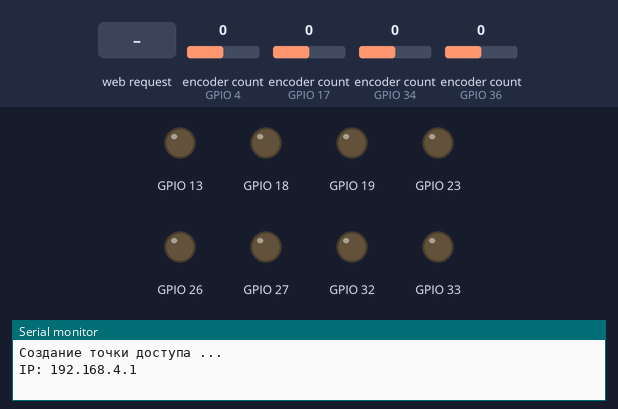
Simulated run of this sketch. Board: ESP32. Shown: output pins drawn as LEDs (lit = HIGH), the last lines printed to the serial monitor. Inputs (shaded band) come from the test bench; at power-on: encoder count (sensors on GPIO 4, GPIO 17, GPIO 34, GPIO 36) 0.

Above: at 1.2 s.
1.3 s: HTTP request GET /W received
At 2.5 s:
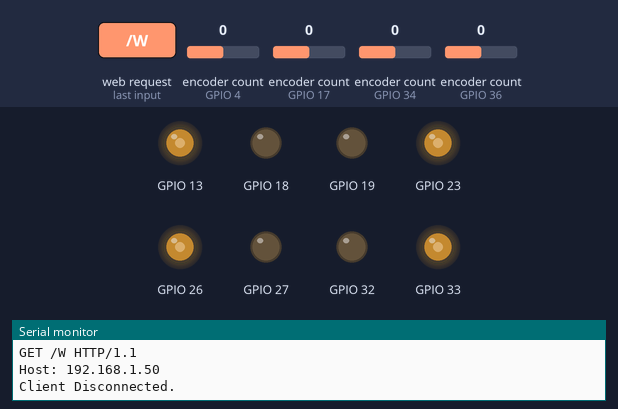
2.8 s: HTTP request GET /S received
At 3.7 s:
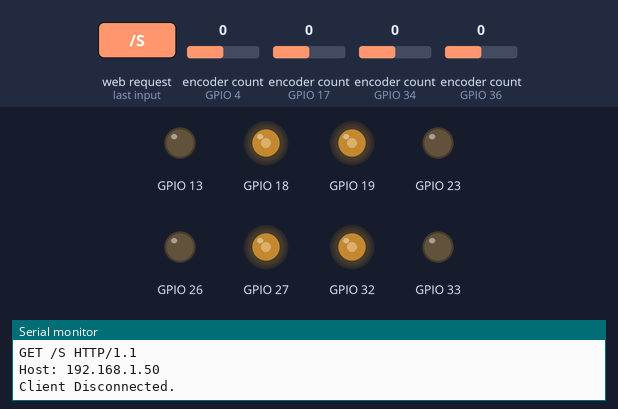
4.3 s: HTTP request GET /A received
At 4.9 s:
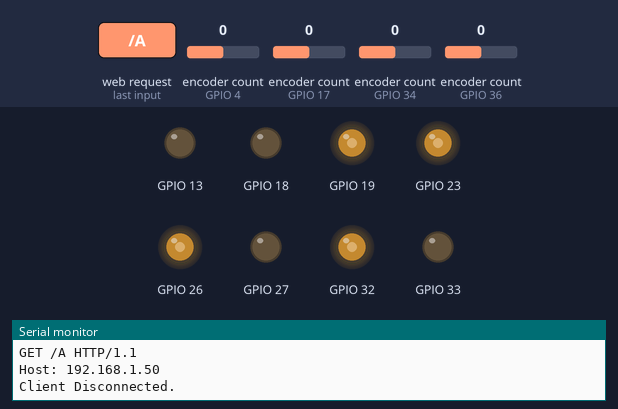
5.8 s: HTTP request GET /D received
At 7.2 s:
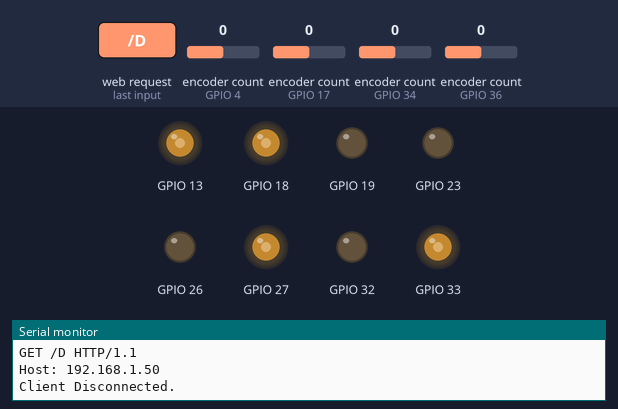
Timing chart, 0 to 8.3 s (numbered marks = the images above; inputs shaded):
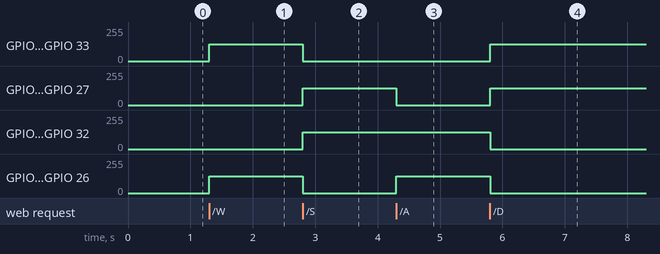

Measured:
- after the input at 1.3 s, GPIO 13, GPIO 23, GPIO 26, GPIO 33: 0/255 → 125/255 at once
- after the input at 2.8 s, GPIO 13, GPIO 23, GPIO 26, GPIO 33: 125/255 → 0/255 at once; GPIO 18, GPIO 19, GPIO 27, GPIO 32: 0/255 → 125/255 at once
- after the input at 4.3 s, GPIO 18, GPIO 27: 125/255 → 0/255 at once; GPIO 23, GPIO 26: 0/255 → 125/255 at once
- after the input at 5.8 s, GPIO 13, GPIO 18, GPIO 27, GPIO 33: 0/255 → 125/255 at once; GPIO 19, GPIO 23, GPIO 26, GPIO 32: 125/255 → 0/255 at once

The sketch:

WiFi.ino
```cpp
#include <WiFi.h>
#include <NetworkClient.h>
#include <WiFiAP.h>
#include <ESP32Encoder.h>
#include <SensorDevs.h>
#include <MotorDevs.h>

/* Моторы */
const int ENC_NUM = 4;

ESP32Encoder wheelEncoders[ENC_NUM];
const int PWM_FREQ       = 40000;
const int PWM_RESOLUTION = 8;

/* Пины A и B для энкодеров */
byte enc_A_pins[ENC_NUM] = {ENC1_A, ENC2_A, ENC3_A, ENC4_A};
byte enc_B_pins[ENC_NUM] = {ENC1_B, ENC2_B, ENC3_B, ENC4_B};

/* Пины + и - для моторов */
byte motor_P_pins[ENC_NUM] = {M1P, M2P, M3P, M4P};
byte motor_N_pins[ENC_NUM] = {M1N, M2N, M3N, M4N};

long long int encoderData = 0;

int speed = 125;

/*
 * Параметры точки доступа WiFi.
 * Пароль должен содержать как минимум 7 символов.
 */
const char *ssid = "RobotAP";
const char *password = "12345678";

NetworkServer server(80);

void setup() {
  /* Инициализируем все моторы и энкодеры */
  for (int i = 0; i < ENC_NUM; i++) {
    /* Подключим энкодеры */
    wheelEncoders[i].attachFullQuad(enc_A_pins[i], enc_B_pins[i]);
    wheelEncoders[i].setCount(0);

    /* Подключим моторы */
    ledcAttach(motor_P_pins[i], PWM_FREQ, PWM_RESOLUTION);
    ledcAttach(motor_N_pins[i], PWM_FREQ, PWM_RESOLUTION);
  }

  Serial.begin(115200);
  Serial.println();
  Serial.println("Создание точки доступа ...");

  WiFi.softAP(ssid, password);

  /* Адрес будет: 192.168.4.1 */
  IPAddress myIP = WiFi.softAPIP();
  Serial.print("IP: ");
  Serial.println(myIP);
  server.begin();
}

void loop() {
  NetworkClient client = server.accept();

  if (client) {                     // Если есть новый клиент
    Serial.println("New Client.");  // сообщим о нем в последовательный порт
    String currentLine = "";        // Строка для данных от клиента

    while (client.connected()) {    // Пока клиент подключен
      if (client.available()) {     // Если доступны байты для чтения от клиента
        char c = client.read();     // Прочитать байт от клиента
        Serial.write(c);            // Вывести его в последовательный порт

        if (c == '\n') {            // Если получили символ перевода строки,

          /*
           * то проверим длину строки currentLine от клиента. Если она равна нулю, значит
           * мы получили два символа перевода строки подряд, а это - конец запроса от клиента.
           */
          if (currentLine.length() == 0) {
            /* Отправляем ответ клиенту */
            client.println("HTTP/1.1 200 OK");
            client.println("Content-type:text/html");
            client.println();

            /* Содержимое ответа. Введя в адресную строку браузера http://192.168.4.1 , мы попадем на веб-страницу, с которой можно управлять роботом */
            client.print("<button onclick=\"location.href='http://192.168.4.1/W'\">FORWARD</button><br>");
            client.print("<button onclick=\"location.href='http://192.168.4.1/S'\">BACK</button><br>");
            client.print("<button onclick=\"location.href='http://192.168.4.1/A'\">LEFT</button><br>");
            client.print("<button onclick=\"location.href='http://192.168.4.1/D'\">RIGHT</button><br>");
            client.print("<button onclick=\"location.href='http://192.168.4.1/N'\">STOP</button><br>");

            // HTTP-ответ заканчивается символом перевода строки
            client.println();
            // Прервем цикл
            break;
          } else {  // Если строка currentLine не пуста, очистим ее
            currentLine = "";
          }
        } else if (c != '\r') {  // добавим пришедший от клиента символ к строке
          currentLine += c;
        }

        // Проверим запрос от клиента и заставим робот двигаться в зависимости от нажатой кнопки на веб-странице
        if (currentLine.endsWith("GET /W")) {
          move(speed, false);
        }
        if (currentLine.endsWith("GET /S")) {
          move(speed, true);
        }
        if (currentLine.endsWith("GET /A")) {
          turnLeft(speed);
        }
        if (currentLine.endsWith("GET /D")) {
          turnRight(speed);
        }
        if (currentLine.endsWith("GET /N")) {
          move(0, true);
        }
      }
    }

    client.stop();
    Serial.println("Client Disconnected.");
  }
}

/* =============== Функции для движения колес =============== */
void moveWheel(byte wheel_num, byte spd, bool forward) {
  if (wheel_num > 3) {
    Serial.printf("Номер колеса %u за пределами допустимых значений (0 - 3)!\n", wheel_num);
    return;
  }
  if (forward) {
    ledcWrite(motor_P_pins[wheel_num], spd);
    ledcWrite(motor_N_pins[wheel_num], 0);
  } else {
    ledcWrite(motor_P_pins[wheel_num], 0);
    ledcWrite(motor_N_pins[wheel_num], spd);
  }
}

void move(byte speed, bool forward) {
  if (forward) {
    for (int i = 0; i < ENC_NUM; i++) {
      moveWheel(i, speed, true);
    }
  } else {
    for (int i = 0; i < ENC_NUM; i++) {
      moveWheel(i, speed, false);
    }
  }
}

void turnLeft(byte speed) {
  moveWheel(0, speed, false);
  moveWheel(3, speed, false);

  moveWheel(1, speed, true);
  moveWheel(2, speed, true);
}

void turnRight(byte speed) {
  moveWheel(1, speed, false);
  moveWheel(2, speed, false);

  moveWheel(0, speed, true);
  moveWheel(3, speed, true);
}
/* ============================================================ */
```
